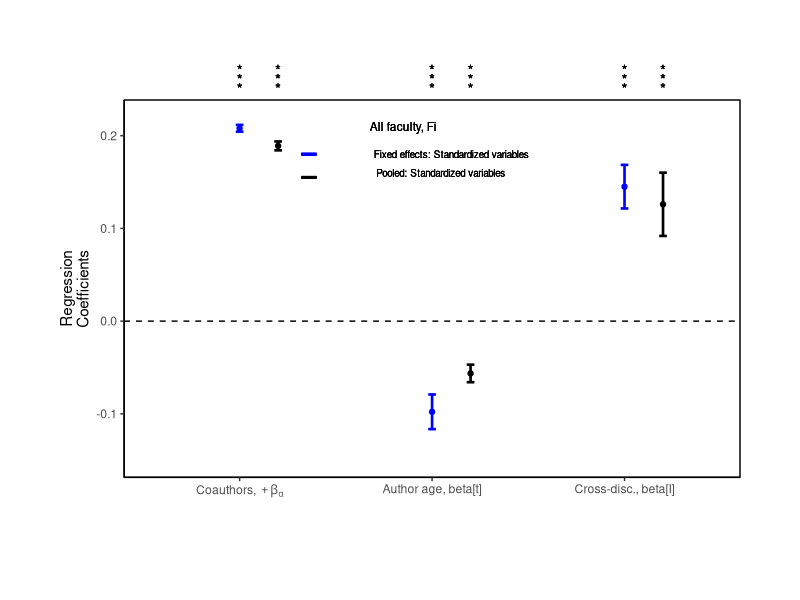

The R script that drew this image:
library(ggplot2)
library(dplyr)
library(forcats)

df <- data.frame(parameters = c("co-authors", "author_age", "cross-disc"),
                 fe_standardized = c(0.208, -0.0978, 0.145),
                 fe_stand_error = c(0.00365, 0.0187, 0.0235)
                 )
pooled_df = data.frame(parameters = c("co-authors", "author_age", "cross-disc"),
                       fe_standardized = c(0.189, -0.0564, 0.126),
                       fe_stand_error = c(0.00479, 0.00947, 0.0341)
                  )

fig5A <- ggplot(df, aes(x=parameters, y=fe_standardized))

fig5A + 
  geom_point(data = df, 
#             aes(x=c(0.9, 1.9, 2.9), y=fe_standardized),
             colour = "blue", size = 1.5) +
  geom_errorbar(aes(ymin = fe_standardized + fe_stand_error, 
                    ymax = fe_standardized - fe_stand_error),
#                    x=c(0.9, 1.9, 2.9),
                width=0.04, colour = "blue", size=0.9) +

  geom_point(data = pooled_df, 
             aes(x = c(1.2, 2.2, 3.2), y=fe_standardized),
             colour = "black", size = 1.5) +
  geom_errorbar(data = pooled_df, 
                aes(x=c(1.2, 2.2, 3.2),
                ymin = fe_standardized + fe_stand_error, 
                ymax = fe_standardized - fe_stand_error), 
                width=0.04, colour = "black", size=0.9) +
  
  coord_cartesian(ylim = c(-.15, .22), clip = 'off') +
  theme(plot.margin = unit(c(5,3,4,3), "lines"))  +
  geom_hline(yintercept=c(0,3), linetype="dashed") +
  
  geom_text(aes(x=1.0,y=0.27,label="*")) +
  geom_text(aes(x=1.0,y=0.26,label="*")) +
  geom_text(aes(x=1.0,y=0.25,label="*")) +
  
  geom_text(aes(x=2.0,y=0.27,label="*")) +
  geom_text(aes(x=2.0,y=0.26,label="*")) +
  geom_text(aes(x=2.0,y=0.25,label="*")) +

  geom_text(aes(x=3.0,y=0.27,label="*")) +
  geom_text(aes(x=3.0,y=0.26,label="*")) +
  geom_text(aes(x=3.0,y=0.25,label="*")) +

  geom_text(aes(x=1.2,y=0.27,label="*")) +
  geom_text(aes(x=1.2,y=0.26,label="*")) +
  geom_text(aes(x=1.2,y=0.25,label="*")) +
  
  geom_text(aes(x=2.2,y=0.27,label="*")) +
  geom_text(aes(x=2.2,y=0.26,label="*")) +
  geom_text(aes(x=2.2,y=0.25,label="*")) +
  
  geom_text(aes(x=3.2,y=0.27,label="*")) +
  geom_text(aes(x=3.2,y=0.26,label="*")) +
  geom_text(aes(x=3.2,y=0.25,label="*")) +
  
  theme(axis.line = element_line(colour = "black"),
      panel.background = element_blank(),
      panel.border = element_rect(colour = "black", fill=NA, size=.5)
  ) +
  
  labs(x = "", y = "Regression\nCoefficients") +
  geom_text(aes(x=1.85,y=0.21,label="All faculty, Fi"), size = 3.0) +
  geom_text(size = 2.5, aes(x=2.1,y=0.18,
                label="Fixed effects: Standardized variables")) +
  geom_text(size = 2.5, aes(x=2.1,y=0.16,
                label="Pooled: Standardized variables       ")) +
  geom_segment(aes(x= 1.32,y=0.18,xend=1.4,yend=0.18), 
               size = 1, colour = "blue") +
  geom_segment(aes(x= 1.32,y=0.155,xend=1.4,yend=0.155), 
               size = 1, colour = "black") +

  aes(x = fct_inorder(parameters)) +
  scale_x_discrete("", labels = c(expression("Coauthors, " + beta[alpha]), 
                                  expression("Author age, beta[t]"), 
                                  expression("Cross-disc., beta[I]")))
  
  

                   
